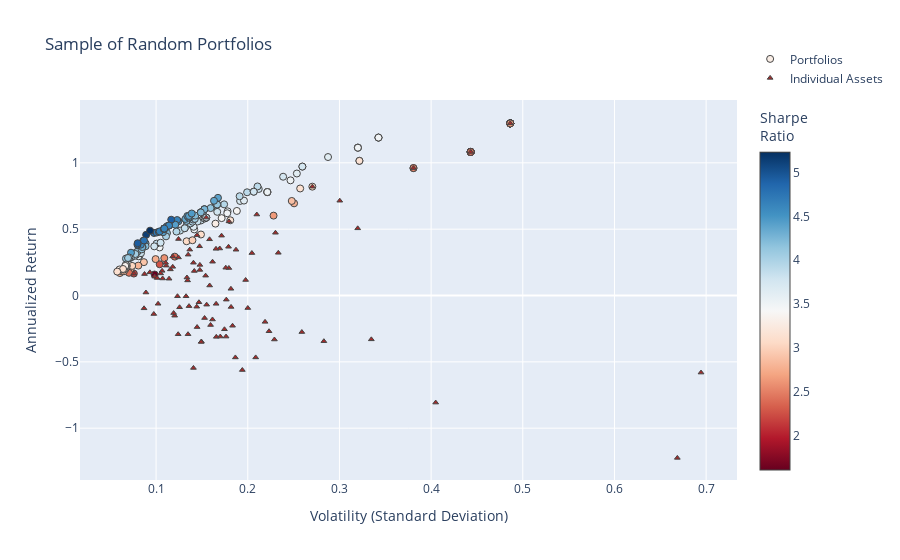

This figure's notebook cell:
### Code cell
fig2 = go.Figure()

fig2.add_trace(go.Scatter(
    x=[np.sqrt(p["variance"]) for p in dominant_portfolios],  # Convert variance to volatility
    y=[p["return"] for p in dominant_portfolios],
    mode='markers',
    marker=dict(
        color=[p["return"] / (np.sqrt(p["variance"])) for p in dominant_portfolios],  # Sharpe Ratio
        showscale=True,
        size=7,
        line=dict(width=1),
        colorscale="RdBu",
        colorbar=dict(title="Sharpe<br>Ratio")
    ),
    hoverinfo='text',
    text=[
        f"Return: {p['return']:.3%}<br>Volatility: {np.sqrt(p['variance']):.3f}<br>" +
        f"Sharpe Ratio: {p['sharpe']:.3f}<br>" +
        "<br>".join([f"{p['tickers'][i]}: Weight={p['weights'][i]:.3f}" for i in range(len(p['tickers']))])
        for p in dominant_portfolios
    ],
    name="Portfolios"
))

fig2.add_trace(go.Scatter(
    x=volatility,
    y=annualized_returns,
    mode='markers',
    hoverinfo='text',
    hovertext=[
        f"{name} <br>Volatility: {vol:.3f} <br>Returns: {ret:.3%} <br>Sharpe Ratio: {sr:.3f}"
        for name, vol, ret, sr in zip(names, volatility, annualized_returns, sharpe_ratios)
    ],
    marker=dict(
        color='brown',
        size=5,
        symbol='triangle-up',  # Sets the marker shape to a triangle
        line=dict(width=1)
    ),
    name="Individual Assets"
))

fig2.update_layout(
    title='Sample of Random Portfolios',
    xaxis_title='Volatility (Standard Deviation)',
    yaxis_title='Annualized Return',
    legend=dict(y=5
    )
)

fig2.show()

### Figure 1 — Plotly figure (JSON) as saved in the notebook; plotly's stock layout.template omitted (floating-point values rounded to 4 significant figures; data arrays with more than 128 entries replaced by an {"elided": "..."} marker saying what was removed)
{"data": [{"hoverinfo": "text", "marker": {"color": {"elided": "201 float values"}, "colorbar": {"title": {"text": "Sharpe<br>Ratio"}}, "colorscale": [[0, "rgb(103,0,31)"], [0.1, "rgb(178,24,43)"], [0.2, "rgb(214,96,77)"], [0.3, "rgb(244,165,130)"], [0.4, "rgb(253,219,199)"], [0.5, "rgb(247,247,247)"], [0.6, "rgb(209,229,240)"], [0.7, "rgb(146,197,222)"], [0.8, "rgb(67,147,195)"], [0.9, "rgb(33,102,172)"], [1, "rgb(5,48,97)"]], "line": {"width": 1}, "showscale": true, "size": 7}, "mode": "markers", "name": "Portfolios", "text": {"elided": "201 str values"}, "type": "scatter", "x": {"elided": "201 float values"}, "y": {"elided": "201 float values"}}, {"hoverinfo": "text", "hovertext": ["AMZN <br>Volatility: 0.171 <br>Returns: 45.113% <br>Sharpe Ratio: 2.632", "SO <br>Volatility: 0.102 <br>Returns: -6.231% <br>Sharpe Ratio: -0.610", "CPB <br>Volatility: 0.149 <br>Returns: -34.720% <br>Sharpe Ratio: -2.323", "MO <br>Volatility: 0.200 <br>Returns: -9.445% <br>Sharpe Ratio: -0.472", "ACN <br>Volatility: 0.147 <br>Returns: -5.090% <br>Sharpe Ratio: -0.347", "KR <br>Volatility: 0.405 <br>Returns: -80.708% <br>Sharpe Ratio: -1.993", "PFE <br>Volatility: 0.098 <br>Returns: -13.932% <br>Sharpe Ratio: -1.429", "HON <br>Volatility: 0.099 <br>Returns: 14.235% <br>Sharpe Ratio: 1.445", "XOM <br>Volatility: 0.120 <br>Returns: -15.220% <br>Sharpe Ratio: -1.266", "BAC <br>Volatility: 0.223 <br>Returns: -26.944% <br>Sharpe Ratio: -1.207", "MRK <br>Volatility: 0.119 <br>Returns: -13.218% <br>Sharpe Ratio: -1.109", "GIS <br>Volatility: 0.124 <br>Returns: -29.181% <br>Sharpe Ratio: -2.352", "ISRG <br>Volatility: 0.180 <br>Returns: 55.877% <br>Sharpe Ratio: 3.112", "LMT <br>Volatility: 0.107 <br>Returns: 18.608% <br>Sharpe Ratio: 1.746", "SYK <br>Volatility: 0.116 <br>Returns: 19.679% <br>Sharpe Ratio: 1.703", "EXC <br>Volatility: 0.136 <br>Returns: -8.000% <br>Sharpe Ratio: -0.589", "GILD <br>Volatility: 0.153 <br>Returns: -16.977% <br>Sharpe Ratio: -1.111", "AAPL <br>Volatility: 0.162 <br>Returns: 25.461% <br>Sharpe Ratio: 1.576", "BABA <br>Volatility: 0.270 <br>Returns: 82.040% <br>Sharpe Ratio: 3.034", "SNAP <br>Volatility: 0.669 <br>Returns: -122.379% <br>Sharpe Ratio: -1.830", "BMY <br>Volatility: 0.182 <br>Returns: -8.623% <br>Sharpe Ratio: -0.474", "PEP <br>Volatility: 0.087 <br>Returns: 16.167% <br>Sharpe Ratio: 1.850", "UNH <br>Volatility: 0.118 <br>Returns: 29.482% <br>Sharpe Ratio: 2.496", "CVX <br>Volatility: 0.149 <br>Returns: -34.968% <br>Sharpe Ratio: -2.344", "IBM <br>Volatility: 0.141 <br>Returns: -54.590% <br>Sharpe Ratio: -3.879", "KO <br>Volatility: 0.076 <br>Returns: 16.554% <br>Sharpe Ratio: 2.186", "F <br>Volatility: 0.186 <br>Returns: -46.688% <br>Sharpe Ratio: -2.504", "GOOG <br>Volatility: 0.169 <br>Returns: 35.438% <br>Sharpe Ratio: 2.092", "JPM <br>Volatility: 0.162 <br>Returns: -18.067% <br>Sharpe Ratio: -1.119", "DIS <br>Volatility: 0.123 <br>Returns: -0.543% <br>Sharpe Ratio: -0.044", "CRM <br>Volatility: 0.148 <br>Returns: 19.290% <br>Sharpe Ratio: 1.306", "DE <br>Volatility: 0.179 <br>Returns: 36.750% <br>Sharpe Ratio: 2.053", "TMO <br>Volatility: 0.142 <br>Returns: 18.499% <br>Sharpe Ratio: 1.306", "META <br>Volatility: 0.158 <br>Returns: 42.367% <br>Sharpe Ratio: 2.676", "BTI <br>Volatility: 0.204 <br>Returns: 32.001% <br>Sharpe Ratio: 1.565", "MA <br>Volatility: 0.124 <br>Returns: 28.689% <br>Sharpe Ratio: 2.305", "GOOGL <br>Volatility: 0.165 <br>Returns: 35.196% <br>Sharpe Ratio: 2.129", "MCD <br>Volatility: 0.145 <br>Returns: 45.502% <br>Sharpe Ratio: 3.146", "ABBV <br>Volatility: 0.124 <br>Returns: 42.583% <br>Sharpe Ratio: 3.422", "ADBE <br>Volatility: 0.155 <br>Returns: 58.725% <br>Sharpe Ratio: 3.798", "TXN <br>Volatility: 0.179 <br>Returns: 20.737% <br>Sharpe Ratio: 1.156", "GS <br>Volatility: 0.209 <br>Returns: -46.652% <br>Sharpe Ratio: -2.236", "EMR <br>Volatility: 0.165 <br>Returns: -6.262% <br>Sharpe Ratio: -0.378", "INTC <br>Volatility: 0.144 <br>Returns: -8.425% <br>Sharpe Ratio: -0.584", "DHR <br>Volatility: 0.126 <br>Returns: -8.871% <br>Sharpe Ratio: -0.706", "CMCSA <br>Volatility: 0.154 <br>Returns: 14.957% <br>Sharpe Ratio: 0.971", "BA <br>Volatility: 0.198 <br>Returns: 11.691% <br>Sharpe Ratio: 0.591", "JNJ <br>Volatility: 0.111 <br>Returns: 22.520% <br>Sharpe Ratio: 2.029", "T <br>Volatility: 0.145 <br>Returns: -23.798% <br>Sharpe Ratio: -1.644", "GE <br>Volatility: 0.166 <br>Returns: -31.166% <br>Sharpe Ratio: -1.881", "PM <br>Volatility: 0.135 <br>Returns: 30.791% <br>Sharpe Ratio: 2.281", "NVDA <br>Volatility: 0.443 <br>Returns: 108.207% <br>Sharpe Ratio: 2.442", "K <br>Volatility: 0.135 <br>Returns: -29.169% <br>Sharpe Ratio: -2.163", "COST <br>Volatility: 0.194 <br>Returns: -56.161% <br>Sharpe Ratio: -2.894", "VRTX <br>Volatility: 0.486 <br>Returns: 129.746% <br>Sharpe Ratio: 2.668", "NKE <br>Volatility: 0.259 <br>Returns: -27.547% <br>Sharpe Ratio: -1.064", "BSX <br>Volatility: 0.134 <br>Returns: 13.570% <br>Sharpe Ratio: 1.015", "MS <br>Volatility: 0.219 <br>Returns: -19.860% <br>Sharpe Ratio: -0.907", "QCOM <br>Volatility: 0.182 <br>Returns: 5.055% <br>Sharpe Ratio: 0.278", "WMT <br>Volatility: 0.148 <br>Returns: 23.079% <br>Sharpe Ratio: 1.562", "AMGN <br>Volatility: 0.183 <br>Returns: -22.800% <br>Sharpe Ratio: -1.243", "EW <br>Volatility: 0.230 <br>Returns: 47.299% <br>Sharpe Ratio: 2.055", "AEP <br>Volatility: 0.101 <br>Returns: 13.214% <br>Sharpe Ratio: 1.306", "ORCL <br>Volatility: 0.187 <br>Returns: 34.500% <br>Sharpe Ratio: 1.843", "DUK <br>Volatility: 0.089 <br>Returns: 2.265% <br>Sharpe Ratio: 0.255", "RTX <br>Volatility: 0.093 <br>Returns: 17.474% <br>Sharpe Ratio: 1.875", "PG <br>Volatility: 0.087 <br>Returns: -9.656% <br>Sharpe Ratio: -1.112", "GM <br>Volatility: 0.170 <br>Returns: -30.932% <br>Sharpe Ratio: -1.819", "MMM <br>Volatility: 0.118 <br>Returns: 21.627% <br>Sharpe Ratio: 1.830", "TSLA <br>Volatility: 0.381 <br>Returns: 96.040% <br>Sharpe Ratio: 2.522", "WFC <br>Volatility: 0.176 <br>Returns: -30.961% <br>Sharpe Ratio: -1.756", "HD <br>Volatility: 0.134 <br>Returns: 11.373% <br>Sharpe Ratio: 0.846", "NEE <br>Volatility: 0.105 <br>Returns: 16.637% <br>Sharpe Ratio: 1.584", "ZBH <br>Volatility: 0.176 <br>Returns: 20.942% <br>Sharpe Ratio: 1.190", "SRE <br>Volatility: 0.107 <br>Returns: 12.842% <br>Sharpe Ratio: 1.199", "REGN <br>Volatility: 0.300 <br>Returns: 71.439% <br>Sharpe Ratio: 2.378", "RDY <br>Volatility: 0.283 <br>Returns: -34.437% <br>Sharpe Ratio: -1.217", "V <br>Volatility: 0.110 <br>Returns: 24.671% <br>Sharpe Ratio: 2.234", "MSFT <br>Volatility: 0.137 <br>Returns: 34.583% <br>Sharpe Ratio: 2.530", "CAT <br>Volatility: 0.233 <br>Returns: 32.197% <br>Sharpe Ratio: 1.380", "PYPL <br>Volatility: 0.210 <br>Returns: 61.041% <br>Sharpe Ratio: 2.909", "SAP <br>Volatility: 0.147 <br>Returns: 37.100% <br>Sharpe Ratio: 2.516", "MDT <br>Volatility: 0.114 <br>Returns: 12.664% <br>Sharpe Ratio: 1.110", "RMD <br>Volatility: 0.177 <br>Returns: -3.112% <br>Sharpe Ratio: -0.176", "VZ <br>Volatility: 0.175 <br>Returns: -25.448% <br>Sharpe Ratio: -1.458", "UA <br>Volatility: 0.335 <br>Returns: -33.044% <br>Sharpe Ratio: -0.987", "LLY <br>Volatility: 0.158 <br>Returns: 7.553% <br>Sharpe Ratio: 0.477", "AMD <br>Volatility: 0.694 <br>Returns: -58.090% <br>Sharpe Ratio: -0.837", "NFLX <br>Volatility: 0.320 <br>Returns: 50.627% <br>Sharpe Ratio: 1.582", "CSCO <br>Volatility: 0.159 <br>Returns: -22.251% <br>Sharpe Ratio: -1.395", "ABT <br>Volatility: 0.133 <br>Returns: -0.556% <br>Sharpe Ratio: -0.042", "ETN <br>Volatility: 0.141 <br>Returns: 24.707% <br>Sharpe Ratio: 1.756", "BIIB <br>Volatility: 0.229 <br>Returns: -33.166% <br>Sharpe Ratio: -1.448", "SYY <br>Volatility: 0.155 <br>Returns: -6.895% <br>Sharpe Ratio: -0.444"], "marker": {"color": "brown", "line": {"width": 1}, "size": 5, "symbol": "triangle-up"}, "mode": "markers", "name": "Individual Assets", "type": "scatter", "x": [0.1714, 0.1022, 0.1495, 0.2, 0.1467, 0.405, 0.09751, 0.09851, 0.1203, 0.2232, 0.1191, 0.1241, 0.1795, 0.1066, 0.1156, 0.1359, 0.1529, 0.1616, 0.2704, 0.6686, 0.1818, 0.08737, 0.1181, 0.1492, 0.1407, 0.07573, 0.1865, 0.1694, 0.1615, 0.1233, 0.1477, 0.179, 0.1417, 0.1583, 0.2045, 0.1244, 0.1653, 0.1446, 0.1244, 0.1546, 0.1794, 0.2086, 0.1655, 0.1444, 0.1256, 0.1541, 0.1977, 0.111, 0.1447, 0.1657, 0.135, 0.4432, 0.1348, 0.1941, 0.4864, 0.259, 0.1336, 0.2189, 0.1816, 0.1478, 0.1834, 0.2302, 0.1011, 0.1872, 0.08891, 0.09322, 0.08685, 0.17, 0.1182, 0.3808, 0.1763, 0.1344, 0.105, 0.176, 0.1071, 0.3004, 0.283, 0.1104, 0.1367, 0.2333, 0.2099, 0.1474, 0.1141, 0.1766, 0.1746, 0.3348, 0.1584, 0.6944, 0.3199, 0.1594, 0.1327, 0.1407, 0.2291, 0.1552], "y": [0.4511, -0.06231, -0.3472, -0.09445, -0.0509, -0.8071, -0.1393, 0.1423, -0.1522, -0.2694, -0.1322, -0.2918, 0.5588, 0.1861, 0.1968, -0.08, -0.1698, 0.2546, 0.8204, -1.224, -0.08623, 0.1617, 0.2948, -0.3497, -0.5459, 0.1655, -0.4669, 0.3544, -0.1807, -0.005433, 0.1929, 0.3675, 0.185, 0.4237, 0.32, 0.2869, 0.352, 0.455, 0.4258, 0.5872, 0.2074, -0.4665, -0.06262, -0.08425, -0.08871, 0.1496, 0.1169, 0.2252, -0.238, -0.3117, 0.3079, 1.082, -0.2917, -0.5616, 1.297, -0.2755, 0.1357, -0.1986, 0.05055, 0.2308, -0.228, 0.473, 0.1321, 0.345, 0.02265, 0.1747, -0.09656, -0.3093, 0.2163, 0.9604, -0.3096, 0.1137, 0.1664, 0.2094, 0.1284, 0.7144, -0.3444, 0.2467, 0.3458, 0.322, 0.6104, 0.371, 0.1266, -0.03112, -0.2545, -0.3304, 0.07553, -0.5809, 0.5063, -0.2225, -0.005563, 0.2471, -0.3317, -0.06895]}], "layout": {"legend": {"y": 5}, "title": {"text": "Sample of Random Portfolios"}, "xaxis": {"title": {"text": "Volatility (Standard Deviation)"}}, "yaxis": {"title": {"text": "Annualized Return"}}}}
